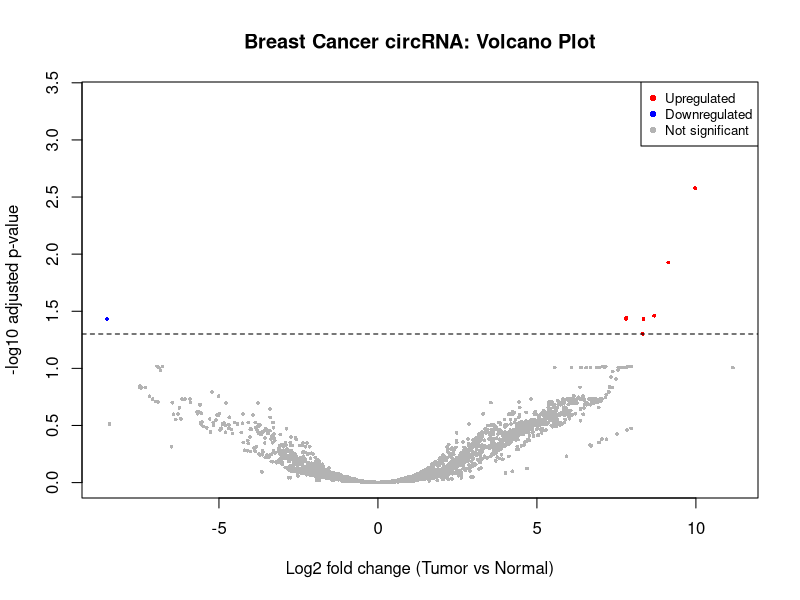

Here is the R script that generated this plot:
# GSE192849: Reproducible volcano plot

res <- read.csv(
  'results/all_differential_expression_results.csv',
  row.names = 1
)

# Retain finite, positive adjusted p-values
valid <- is.finite(res$log2FoldChange) &
  is.finite(res$padj) & res$padj > 0
d <- res[valid, , drop = FALSE]

category <- ifelse(
  d$padj < 0.05 & d$log2FoldChange > 0,
  'Upregulated',
  ifelse(d$padj < 0.05 & d$log2FoldChange < 0,
         'Downregulated', 'Not significant')
)

point_colors <- c(
  'Upregulated' = 'red',
  'Downregulated' = 'blue',
  'Not significant' = 'grey70'
)

dir.create('plots', showWarnings = FALSE)

png('plots/Volcano_plot_reproducible.png',
    width = 1200, height = 900, res = 150)

plot(
  d$log2FoldChange, -log10(d$padj),
  pch = 16, cex = 0.5,
  col = point_colors[category],
  xlab = 'Log2 fold change (Tumor vs Normal)',
  ylab = '-log10 adjusted p-value',
  main = 'Breast Cancer circRNA: Volcano Plot'
)

abline(h = -log10(0.05), lty = 2)
legend('topright',
       legend = names(point_colors),
       col = point_colors, pch = 16, cex = 0.8)
dev.off()

cat('Plottable circRNAs:', nrow(d), '\n')
cat('Significant circRNAs:',
    sum(d$padj < 0.05), '\n')
